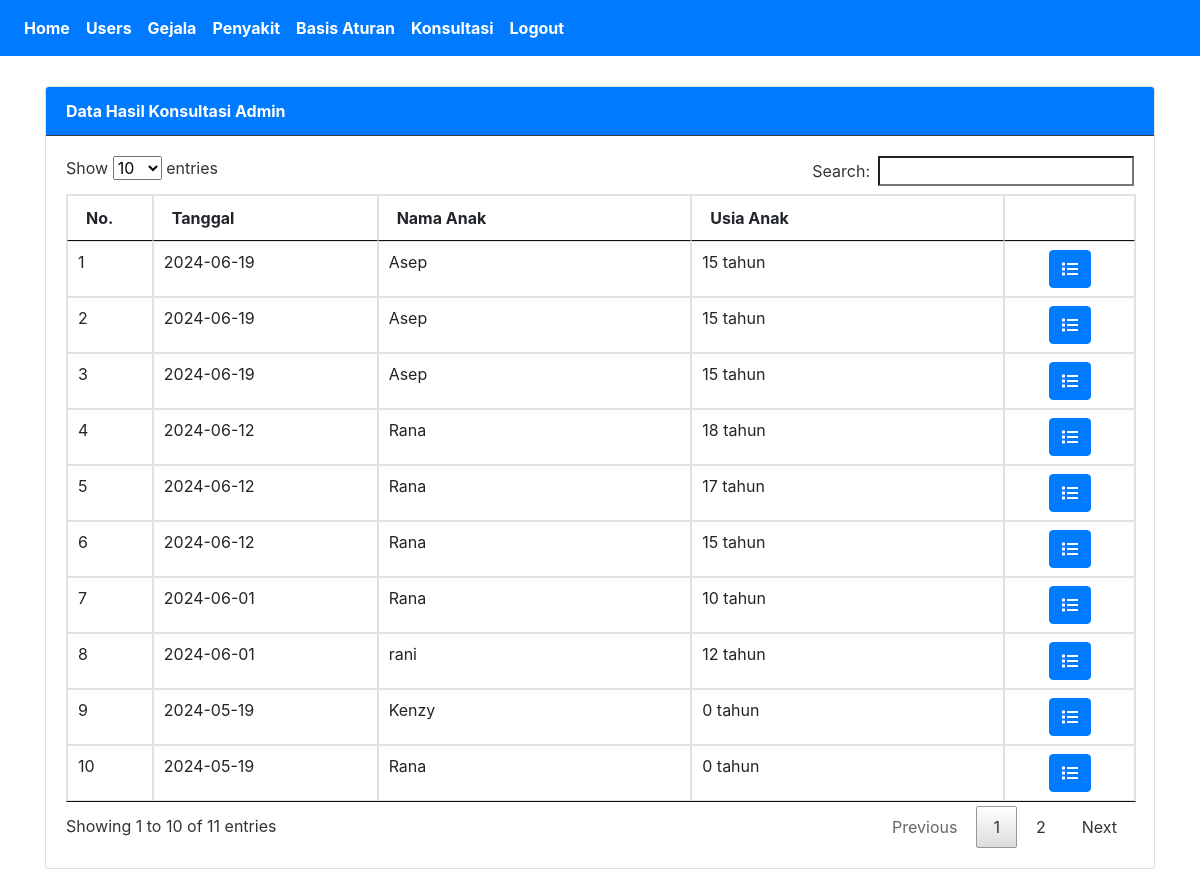
The app's page /SistemPakar/index.php?page=konsultasiadm (signed in) with its own data.
### tables this page shows
CREATE TABLE `konsultasi` (
  `idkonsultasi` int(15) NOT NULL,
  `tanggal` date NOT NULL,
  `nama` varchar(50) NOT NULL,
  `usia` int(255) NOT NULL
);

### SistemPakar/tampil_konsultasiadm.php (the view, shortened to what this page needs)
<div class="card">
  <div class="card-header bg-primary text-white border-dark"><strong>Data Hasil Konsultasi Admin</strong></div>
  <div class="card-body">
    <table class="table table-bordered" id="myTable">
    <thead>
      <tr>
        <th width="50px">No.</th>
        <th width="200px">Tanggal</th>
        <th width="300px">Nama Anak</th>
        <th width="300px">Usia Anak</th>
        <th width="100px"></th>
      </tr>
    </thead>
    <tbody>
    <?php
        $conn = new mysqli("localhost", "root", "", "db_pakar1");
        $no=1;
        $sql = "SELECT * FROM konsultasi ORDER BY tanggal DESC";
        $result = $conn->query($sql);
        while($row = $result->fetch_assoc()) {
    ?>
        <tr>
            <td><?php echo $no++; ?></td>
            <td><?php echo $row['tanggal']; ?></td>
            <td><?php echo $row['nama']; ?></td>
            <td><?php echo $row['usia'] . " tahun"; ?></td>
            <td align="center">
                <a class="btn btn-primary" href="?page=konsultasiadm&action=detail&id=<?php echo $row['idkonsultasi']; ?>">
                    <i class="fas fa-list"></i>
                </a>
            </td>
        </tr>
    <?php
     }
    ?>
   </tbody>
</table>
</div>
</div>

### SistemPakar/Assets/css/all.css (style rules this page uses)
.fa-list:before { content:"\f03a" }

### SistemPakar/tampil_konsultasiadm.php (style rules this page uses)
.card { margin-top:30px; }

### records on screen
konsultasi: tanggal "2024-06-19", nama "Asep", usia "15"
konsultasi: tanggal "2024-06-19", nama "Asep", usia "15"
konsultasi: tanggal "2024-06-19", nama "Asep", usia "15"
konsultasi: tanggal "2024-06-12", nama "Rana", usia "18"
konsultasi: tanggal "2024-06-12", nama "Rana", usia "17"
konsultasi: tanggal "2024-06-12", nama "Rana", usia "15"
konsultasi: tanggal "2024-06-01", nama "Rana", usia "10"
konsultasi: tanggal "2024-06-01", nama "rani", usia "12"
konsultasi: tanggal "2024-05-19", nama "Kenzy", usia "0"
konsultasi: tanggal "2024-05-19", nama "Rana", usia "0"
